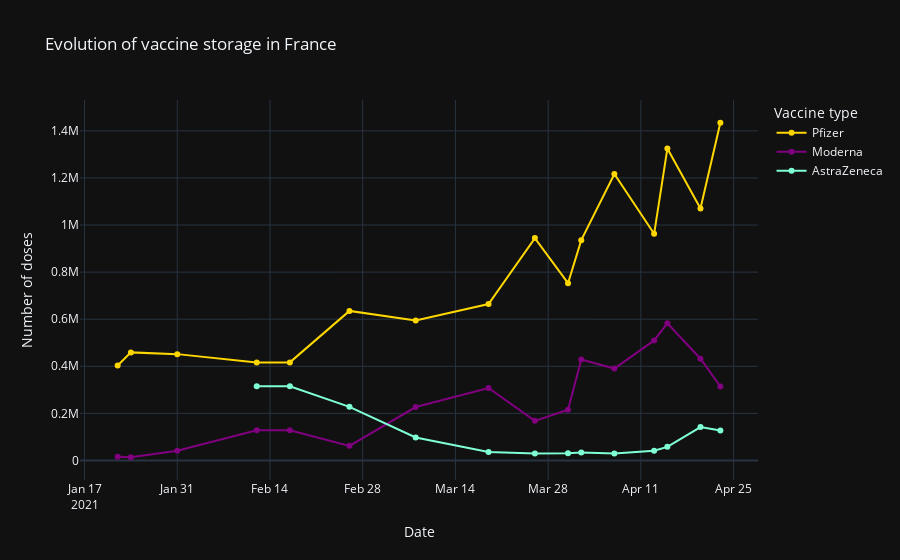

Here is the notebook cell this chart was saved with:
### Markdown cell above
- *vactypedoses*:

### Code cell
#Line charts
line_charts.vactypedoses(color_pal='gold', color_pal2='purple', color_pal3='aquamarine', font_size=15, font_color='cornflowerblue', bgcolor='white')

### Figure 1 — Plotly figure (JSON) as saved in the notebook; plotly's stock layout.template omitted (floating-point values rounded to 4 significant figures)
{"data": [{"legendgroup": "Pfizer", "line": {"color": "gold", "dash": "solid"}, "mode": "markers+lines", "name": "Pfizer", "orientation": "v", "showlegend": true, "type": "scatter", "x": ["2021-01-22", "2021-01-24", "2021-01-31", "2021-02-12", "2021-02-17", "2021-02-26", "2021-03-08", "2021-03-19", "2021-03-26", "2021-03-31", "2021-04-02", "2021-04-07", "2021-04-13", "2021-04-15", "2021-04-20", "2021-04-23"], "xaxis": "x", "y": [403615, 459036, 451674, 416616, 416616, 635316, 594474, 664548, 944430, 752934, 935742, 1216596, 962874, 1324674, 1070508, 1434480], "yaxis": "y"}, {"legendgroup": "Moderna", "line": {"color": "purple", "dash": "solid"}, "mode": "markers+lines", "name": "Moderna", "orientation": "v", "showlegend": true, "type": "scatter", "x": ["2021-01-22", "2021-01-24", "2021-01-31", "2021-02-12", "2021-02-17", "2021-02-26", "2021-03-08", "2021-03-19", "2021-03-26", "2021-03-31", "2021-04-02", "2021-04-07", "2021-04-13", "2021-04-15", "2021-04-20", "2021-04-23"], "xaxis": "x", "y": [15630, 13650, 41280, 128000, 128000, 62050, 226960, 307790, 168340, 215170, 429160, 390420, 509850, 582480, 432030, 314350], "yaxis": "y"}, {"legendgroup": "AstraZeneca", "line": {"color": "aquamarine", "dash": "solid"}, "mode": "markers+lines", "name": "AstraZeneca", "orientation": "v", "showlegend": true, "type": "scatter", "x": ["2021-02-12", "2021-02-17", "2021-02-26", "2021-03-08", "2021-03-19", "2021-03-26", "2021-03-31", "2021-04-02", "2021-04-07", "2021-04-13", "2021-04-15", "2021-04-20", "2021-04-23"], "xaxis": "x", "y": [315060, 315060, 227820, 97790, 36330, 29800, 30140, 33810, 29730, 41590, 57720, 141970, 127060], "yaxis": "y"}], "layout": {"hoverlabel": {"bgcolor": "white", "font": {"color": "cornflowerblue", "family": "Franklin Gothic Medium", "size": 15}}, "hovermode": "x unified", "legend": {"title": {"text": "Vaccine type"}, "tracegroupgap": 0}, "title": {"text": "Evolution of vaccine storage in France"}, "xaxis": {"anchor": "y", "domain": [0, 1], "title": {"text": "Date"}}, "yaxis": {"anchor": "x", "domain": [0, 1], "title": {"text": "Number of doses"}}}}
